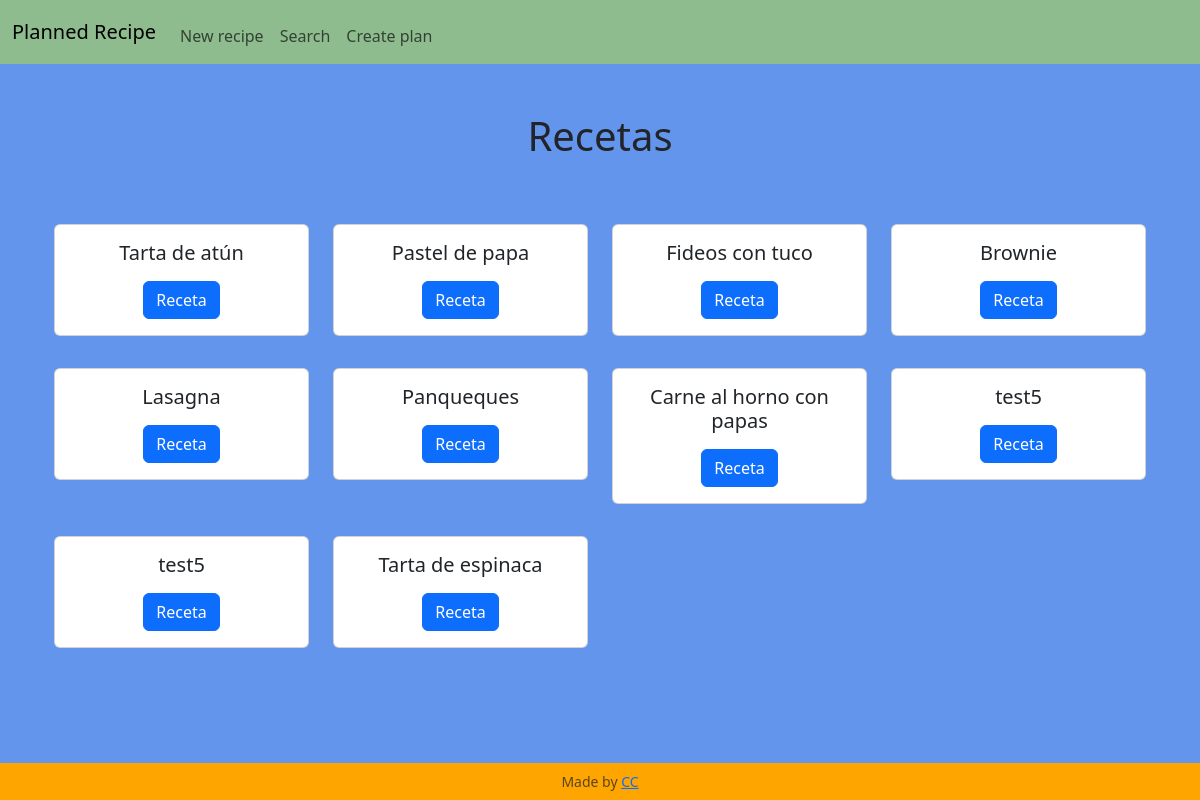
The page / on the database its author committed.
### tables this page shows
CREATE TABLE recipes (id INTEGER PRIMARY KEY AUTOINCREMENT NOT NULL, name TEXT NOT NULL, instructions TEXT NOT NULL);

### app.py (the view)
@app.route('/', methods=["GET", "POST"])
def index():
    if request.method == "POST":
        id = request.form.get("id")
        cur = db_connect()
        cur.execute("SELECT * FROM recipes WHERE id = ?", (id,))
        recipe = cur.fetchall()
        cur.execute("SELECT * FROM ing_used WHERE recipe_id = ?", (id,))
        ing_used = cur.fetchall()
        db_close(cur)
        return render_template("recipe.html", recipe=recipe, ing_used=ing_used)
    else:
        cur = db_connect()
        cur.execute("SELECT id, name FROM recipes")
        rows = cur.fetchall()
        db_close(cur)
        return render_template("index.html", rows=rows)

### app.py (called while the page is built)
def db_connect():
    con = sqlite3.connect("meal_planner.db")
    con.row_factory = sqlite3.Row
    cur = con.cursor()
    return cur

def db_close(con):
    con.close()

@app.after_request
def after_request(response):
    response.headers["Cache-Control"] = "no-cache, no-store, must-revalidate"
    response.headers["Expires"] = 0
    response.headers["Pragma"] = "no-cache"
    return response

### templates/index.html (shortened to what this page needs)
{% extends "layout.html" %}
{% block main %}
    <h1 class="mb-5 text-center">Recetas</h1>
    <section class="container-fluid text-center">
        <div class="row">
            {% for row in rows %}
                <div class="col-md-3 my-3">
                    <div class="card">
                        <div class="card-body">
                            <h5 class="card-title mb-3">{{ row["name"] }}</h5>
                            <form action="/" method="post">
                                <button type="submit" class="btn btn-primary">Receta</button>
                            </form>
                        </div>
                    </div>
                </div>
            {% endfor %}
        </div>
    </section>
{% endblock %}

### templates/layout.html (shortened to what this page needs)
<!DOCTYPE html>
<html lang="es">
    <head>
        <link href="https://cdn.jsdelivr.net/npm/bootstrap@5.3.3/dist/css/bootstrap.min.css" rel="stylesheet">
        <link rel="stylesheet" href="https://cdn.jsdelivr.net/npm/bootstrap-icons@1.11.3/font/bootstrap-icons.min.css">
        <link href="/static/styles.css" rel="stylesheet">
    </head>
    <body>
        <nav class="navbar navbar-expand-md">
            <div class="container-fluid">
                <a class="navbar-brand" href="/">Planned Recipe</a>
                <div class="collapse navbar-collapse" id="navbar">
                    <ul class="navbar-nav me-auto mt-2">
                        <li class="nav-item"><a class="nav-link" href="/create_recipe">New recipe</a></li>
                        <li class="nav-item"><a class="nav-link" href="/search">Search</a></li>
                        <li class="nav-item"><a class="nav-link" href="/create_plan">Create plan</a></li>
                    </ul>
                </div>
            </div>
        </nav>
        <main class="container py-5">
            {% block main %}{% endblock %}
        </main>
        <footer class="fixed-bottom">
            <p class="my-2 small text-center text-muted">
                Made by <a href="https://github.com/CarolinaCampi">CC</a>
            </p>
        </footer>
    </body>
</html>

### static/styles.css (style rules this page uses)
body { background-color: cornflowerblue; }
nav { background-color: darkseagreen; }
footer { background-color: orange; }

### rows shown on the page
recipes: name "Tarta de atún"
recipes: name "Pastel de papa"
recipes: name "Fideos con tuco"
recipes: name "Brownie"
recipes: name "Lasagna"
recipes: name "Panqueques"
recipes: name "Carne al horno con papas"
recipes: name "test5"
recipes: name "test5"
recipes: name "Tarta de espinaca"
